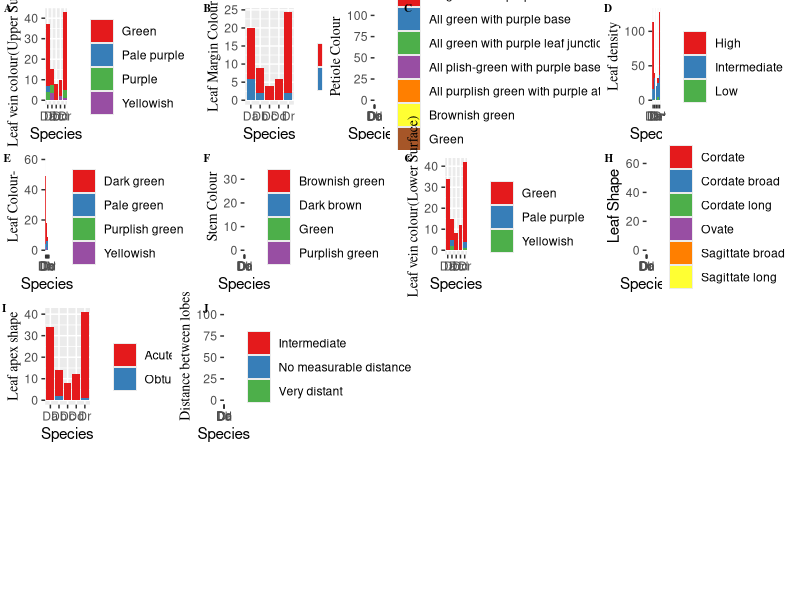
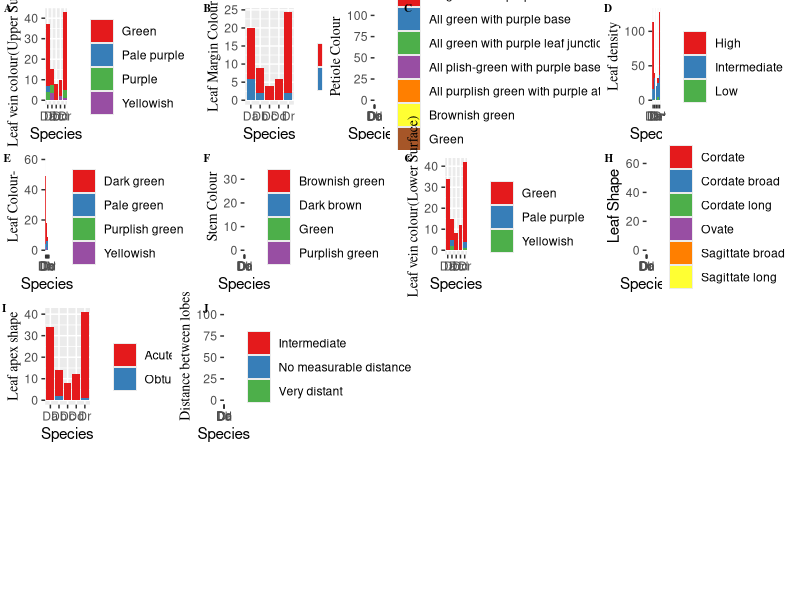

R code for these plots, in order:
############################################################################
############################################################################
###                                                                      ###
###                       FIELD DATA VISUALIZATION                       ###
###                                                                      ###
############################################################################
############################################################################


library(tidyverse)
library(readxl)
library(cowplot)

data1 <- read_excel('Data/Copy of Field data Mature trait.xlsx')


data1 <- data1 %>% mutate(across(.cols = c(1:2),.fns = factor))


# Stem Colour
p1 <- ggplot(data = data1,mapping = aes(x = Species,y = `Stem Colour`,fill=Category...6))+geom_col()+scale_fill_brewer(name='',palette = 'Set1')+
  theme(axis.title.y = element_text(family = 'serif',size = 10))


# Leaf Margin colours
p2 <- ggplot(data = data1,mapping = aes(x = Species,y = `Leaf Margin Colour`,fill=Category...8))+geom_col()+
  scale_fill_brewer(name='',palette = 'Set1')+
  theme(axis.title.y = element_text(family = 'serif',size = 10))


# Petiole Colour
p3 <- ggplot(data = data1,aes(x = Species,y = `Petiole Colour`,fill=Category...10))+
  geom_col()+
  scale_fill_brewer(name='',palette = 'Set1')+
  theme(axis.title.y = element_text(family = 'serif',size = 10))


# Leaf density
p4 <- ggplot(data = data1,aes(x = Species,y = `Leaf density`,fill=Category...12))+
  geom_col()+
  scale_fill_brewer(name='',palette = 'Set1')+
  theme(axis.title.y = element_text(family = 'serif',size = 10))

# Leaf Colour
p5 <- ggplot(data = data1,aes(x = Species,y = `Leaf Colour-`,fill=Category...14))+
  geom_col()+
  scale_fill_brewer(name='',palette = 'Set1')+
  theme(axis.title.y = element_text(family = 'serif',size = 10))

# Leaf Vein Colour Upper
p6 <- ggplot(data = data1,aes(x = Species,y = `Leaf vein colour(Upper Surface)`,fill=Category...16))+
  geom_col()+
  scale_fill_brewer(name='',palette = 'Set1')+
  theme(axis.title.y = element_text(family = 'serif',size = 10))


# Leaf Vein Colour (Lower Surface)
p7 <- ggplot(data = data1,aes(x = Species,y = `Leaf vein colour(Lower Surface)`,fill=Category...18))+
  geom_col()+
  scale_fill_brewer(name='',palette = 'Set1')+
  theme(axis.title.y = element_text(family = 'serif',size = 10))



# Leaf Shape
p8 <- ggplot(data = data1,aes(x = Species,y = `Leaf Shape`,fill=Category...20))+
  geom_col()+
  scale_fill_brewer(name='',palette = 'Set1')

# Leaf Apex Shape
p9 <- ggplot(data = data1,aes(x = Species,y = `Leaf apex shape`,fill=Category...22))+
  geom_col()+
  scale_fill_brewer(name='',palette = 'Set1')+
  theme(axis.title.y = element_text(family = 'serif',size = 10))

# Distance between lobes
p10 <- ggplot(data = data1,aes(x = Species,y = `Distance between lobes`,fill=Category...24))+
  geom_col()+
  scale_fill_brewer(name='',palette = 'Set1')+
  theme(axis.title.y = element_text(family = 'serif',size = 10))

# Vigour
p11 <- ggplot(data = data1,mapping = aes(x = Species,y = Vigour,fill=Category...4))+geom_col()+scale_fill_brewer(name='',palette = 'Set1')+
  theme(axis.title.y = element_text(family = 'serif',size = 10))


plot_grid(p6,p2,p3,p4,p5,p1,p7,p8,p9,p10,nrow = 4,ncol = 4,rel_widths = c(1,1),labels = 'AUTO',label_size = 8,label_fontfamily = 'serif')


ggsave(path = here::here('Plot'),'Demo.png',width = 17,height = 12,dpi = 450)




# Analysis for Pot Experiment

data1 <- read_excel('Data/Copy of Mature trait data pot exp.xlsx')
